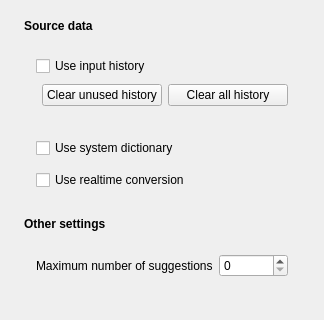
        <widget class="QWidget" name="suggestionsTab">
          <attribute name="title">
            <string>Suggest</string>
          </attribute>
          <layout class="QVBoxLayout" name="rootSugggestion">
            <property name="spacing">
              <number>8</number>
            </property>
            <property name="leftMargin">
              <number>24</number>
            </property>
            <property name="topMargin">
              <number>12</number>
            </property>
            <property name="rightMargin">
              <number>24</number>
            </property>
            <property name="bottomMargin">
              <number>24</number>
            </property>
<item>
            <layout class="QHBoxLayout" name="horizontalLayout_12">
                <property name="topMargin">
                  <number>4</number>
                </property>
                <item>
                  <widget class="QLabel" name="label">
                    <property name="font">
                      <font>
                        <bold>true</bold>
                      </font>
                    </property>
                      <property name="minimumSize">
                        <size>
                          <width>0</width>
                          <height>20</height>
                        </size>
                      </property>
                    <property name="text">
                    <string>Source data</string>
                    </property>
                  </widget>
                </item>
            </layout>
        </item>
<item>
          <widget class="QWidget" name="gridLayoutWidget_4">
                <property name="autoFillBackground">
                  <bool>true</bool>
                </property>
            <layout class="QGridLayout" name="gridLayout_4">
                  <property name="leftMargin">
                    <number>12</number>
                  </property>
                  <property name="topMargin">
                    <number>12</number>
                  </property>
                  <property name="rightMargin">
                    <number>12</number>
                  </property>
                  <property name="bottomMargin">
                    <number>12</number>
                  </property>
                  <property name="verticalSpacing">
                    <number>8</number>
                  </property>
              <item row="0" column="0" colspan="3">
                <widget class="QCheckBox" name="historySuggestCheckBox">
                  <property name="text">
                    <string>Use input history</string>
                  </property>
                </widget>
              </item>
              <item row="1" column="2">
                <widget class="QPushButton" name="clearUserPredictionButton">
                  <property name="minimumSize">
                    <size>
                      <width>120</width>
                      <height>0</height>
                    </size>
                  </property>
                  <property name="text">
                    <string>Clear all history</string>
                  </property>
                </widget>
              </item>
              <item row="1" column="1">
                <widget class="QPushButton" name="clearUnusedUserPredictionButton">
                  <property name="minimumSize">
                    <size>
                      <width>120</width>
                      <height>0</height>
                    </size>
                  </property>
                  <property name="text">
                    <string>Clear unused history</string>
                  </property>
                </widget>
              </item>
            </layout>
          </widget>
              </item>
              <item>
          <widget class="QWidget" name="gridLayoutWidget_4">
                <property name="autoFillBackground">
                  <bool>true</bool>
                </property>
            <layout class="QGridLayout" name="gridLayout_4">
                  <property name="leftMargin">
                    <number>12</number>
                  </property>
                  <property name="topMargin">
                    <number>12</number>
                  </property>
                  <property name="rightMargin">
                    <number>12</number>
                  </property>
                  <property name="bottomMargin">
                    <number>12</number>
                  </property>
                  <property name="verticalSpacing">
                    <number>12</number>
                  </property>
              <item row="0" column="0">
                <widget class="QCheckBox" name="dictionarySuggestCheckBox">
                  <property name="text">
                    <string>Use system dictionary</string>
                  </property>
                </widget>
              </item>
              <item row="1" column="0">
                <widget class="QCheckBox" name="realtimeConversionCheckBox">
                  <property name="text">
                    <string>Use realtime conversion</string>
                  </property>
                </widget>
              </item>
            </layout>
          </widget>
</item>
<item>
            <layout class="QHBoxLayout" name="horizontalLayout_16">
                <property name="topMargin">
                  <number>4</number>
                </property>
                <item>
                  <widget class="QLabel" name="label">
                    <property name="font">
                      <font>
                        <bold>true</bold>
                      </font>
                    </property>
                      <property name="minimumSize">
                        <size>
                          <width>0</width>
                          <height>20</height>
                        </size>
                      </property>
                    <property name="text">
                    <string>Other settings</string>
                    </property>
                  </widget>
                </item>
            </layout>
        </item>
<item>
          <widget class="QWidget" name="gridLayoutWidget_10">
                <property name="autoFillBackground">
                  <bool>true</bool>
                </property>
            <layout class="QGridLayout" name="gridLayout_11" columnstretch="2,1">
                  <property name="leftMargin">
                    <number>12</number>
                  </property>
                  <property name="topMargin">
                    <number>12</number>
                  </property>
                  <property name="rightMargin">
                    <number>12</number>
                  </property>
                  <property name="bottomMargin">
                    <number>12</number>
                  </property>
              <item row="0" column="0">
                <widget class="QLabel" name="defaultNUmberofSuggestionsLabel">
                  <property name="text">
                    <string>Maximum number of suggestions</string>
                  </property>
                </widget>
              </item>
              <item row="0" column="1">
                <widget class="QSpinBox" name="suggestionsSizeSpinBox"/>
              </item>
            </layout>
          </widget>
</item>
            <item>
              <spacer name="suggesttabspacer">
                <property name="orientation">
                  <enum>Qt::Orientation::Vertical</enum>
                </property>
                <property name="sizeType">
                  <enum>QSizePolicy::Policy::Expanding</enum>
                </property>
              </spacer>
            </item>
            </layout>
        </widget>
